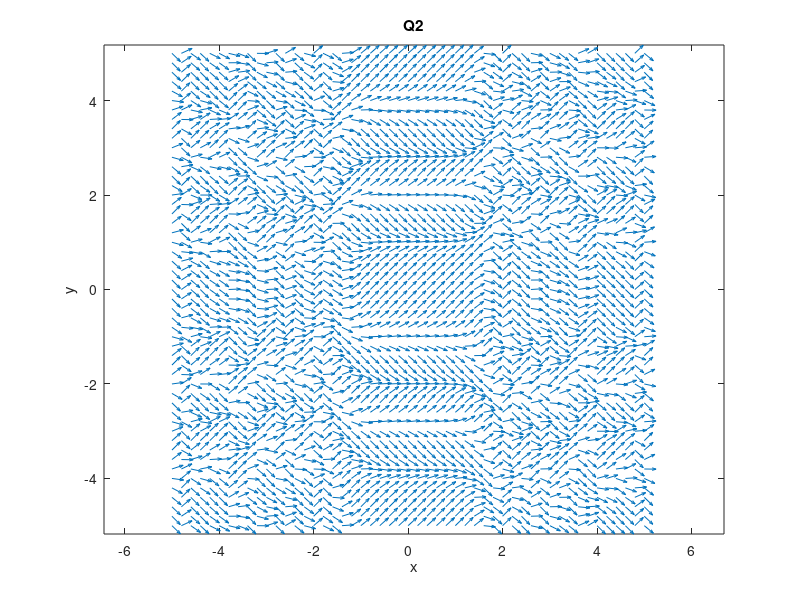

MATLAB code to generate this figure:
%Question 2 
[x y] = meshgrid(-5:0.2:5,-5:0.2:5);
a = ones(size(x));
b = sin(x.^5/5+14*exp(-y.^2/10));
ascaled = a./sqrt(a.^2+b.^2);
bscaled = b./sqrt(a.^2+b.^2);
quiver(x,y,ascaled,bscaled)
axis equal;
title('Q2');
xlabel('x');
ylabel('y');